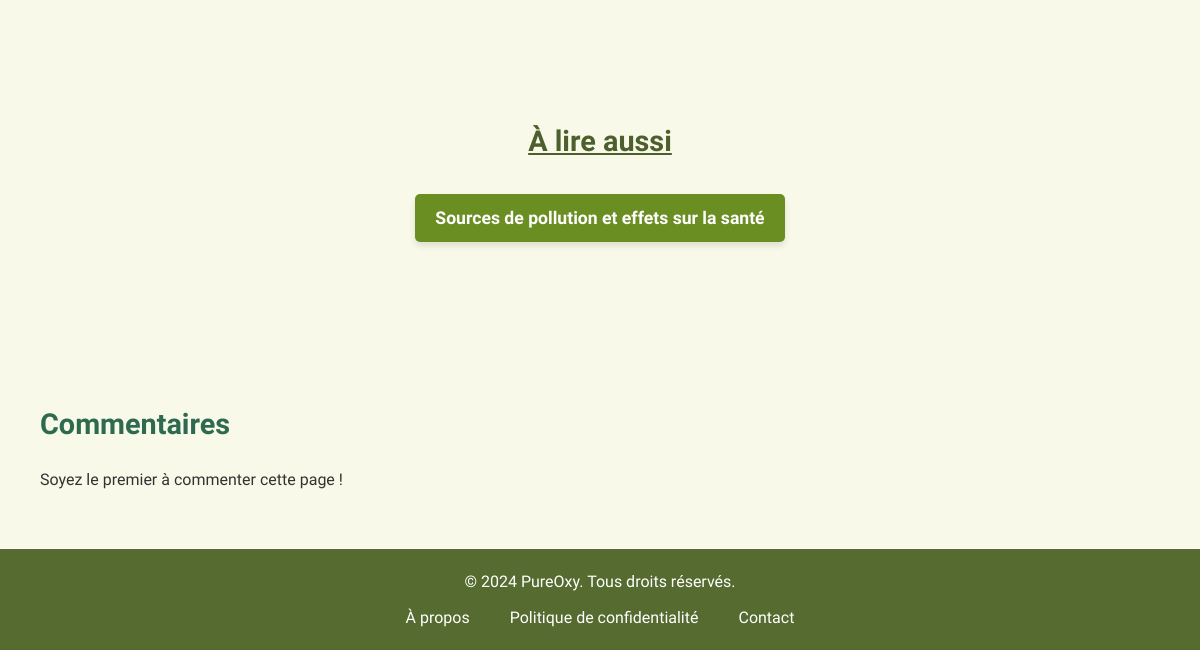
Page /fonctionnalites/lutte_pollution.php (lower part) on the earlier database version.
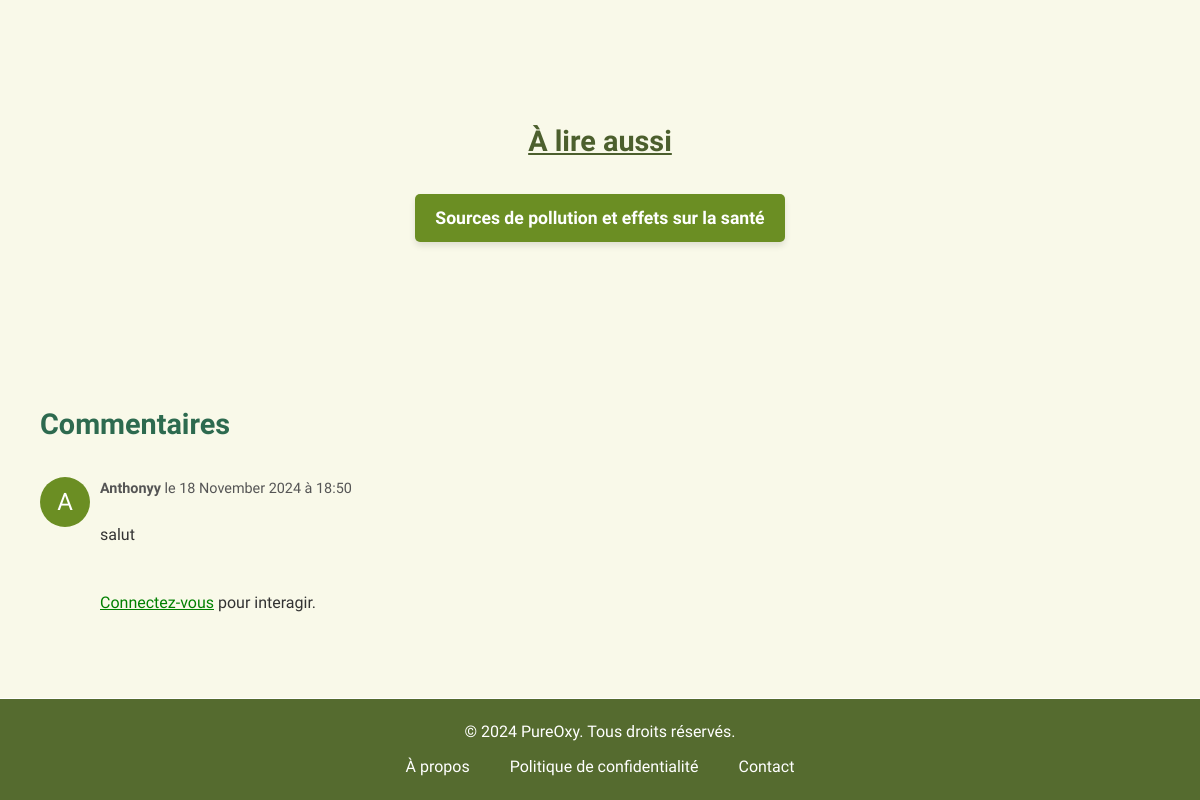
Same page on the later database version.
### tables this page shows
CREATE TABLE IF NOT EXISTS `commentaire` (
  `id` int NOT NULL AUTO_INCREMENT,
  `user_id` int NOT NULL,
  `page` varchar(255) NOT NULL,
  `parent_id` int DEFAULT NULL,
  `content` text NOT NULL,
  `likes` int DEFAULT '0',
  `created_at` datetime DEFAULT CURRENT_TIMESTAMP,
  PRIMARY KEY (`id`),
  KEY `user_id` (`user_id`),
  KEY `parent_id` (`parent_id`)
);

CREATE TABLE IF NOT EXISTS `users` (
  `id` int NOT NULL AUTO_INCREMENT,
  `username` varchar(50) NOT NULL,
  `password` varchar(255) NOT NULL,
  `created_at` timestamp NULL DEFAULT CURRENT_TIMESTAMP,
  `profile_picture` varchar(255) DEFAULT '../images/user.png',
  `email` varchar(255) NOT NULL,
  PRIMARY KEY (`id`),
  UNIQUE KEY `username` (`username`)
);

### fonctionnalites/commentaires.php (the view, shortened to what this page needs)
<?php
require '../bd/bd.php';
$csrf_token = $_SESSION['csrf_token'];
if (isset($_GET['ville'])) {
    $ville = $_GET['ville'];
    $page = 'details.php?ville=' . $ville;
} else {
    $page = basename($_SERVER['PHP_SELF']);
}
class Commentaire {
    public function __construct($data) {
        $this->id = $data['id'];
        $this->username = $data['username'];
        $this->content = $data['content'];
        $this->created_at = $data['created_at'];
    }
}
function getComments($page, $parent_id = null) {
    global $conn;
    $comments = [];
    $sql = "SELECT c.*, u.username
            FROM commentaire c
            INNER JOIN users u ON c.user_id = u.id
            WHERE c.page = ? AND ";
    if (is_null($parent_id)) {
        $sql .= "c.parent_id IS NULL ";
    } else {
        $sql .= "c.parent_id = ? ";
    }
    $sql .= "ORDER BY c.created_at ASC";
    $stmt = $conn->prepare($sql);
    if (is_null($parent_id)) {
        $stmt->bind_param("s", $page);
    } else {
        $stmt->bind_param("si", $page, $parent_id);
    }
    $stmt->execute();
    $result = $stmt->get_result();
    while ($row = $result->fetch_assoc()) {
        $comment = new Commentaire($row);
        $comment->replies = getComments($page, $comment->id);
        $comments[] = $comment;
    }
    return $comments;
}
function displayComments($comments) {
    global $csrf_token, $conn;
    foreach ($comments as $comment) {
        echo '<li id="comment-' . htmlspecialchars($comment->id, ENT_QUOTES, 'UTF-8') . '">';
        echo '<div class="comment-avatar">' . htmlspecialchars(substr($comment->username, 0, 1), ENT_QUOTES, 'UTF-8') . '</div>';
        echo '<div class="comment-content">';
        echo '<div class="comment-details">';
        $formatted_date = date('d F Y à H:i', strtotime($comment->created_at));
        echo '<strong>' . htmlspecialchars($comment->username, ENT_QUOTES, 'UTF-8') . '</strong> le ' . htmlspecialchars($formatted_date, ENT_QUOTES, 'UTF-8');
        echo '</div>';
        echo '<p>' . nl2br(htmlspecialchars($comment->content, ENT_QUOTES, 'UTF-8')) . '</p>';
        echo '<div class="comment-actions">';
        if (isset($_SESSION['user_id'])) {
            $stmt_like = $conn->prepare("SELECT * FROM likes WHERE user_id = ? AND comment_id = ?");
            $stmt_like->bind_param("ii", $_SESSION['user_id'], $comment->id);
            $stmt_like->execute();
            $result_like = $stmt_like->get_result();
            if ($result_like->num_rows == 0) {
                echo '<form method="post" class="like-form" data-comment-id="' . htmlspecialchars($comment->id, ENT_QUOTES, 'UTF-8') . '">';
                echo '<input type="hidden" name="csrf_token" value="' . htmlspecialchars($csrf_token, ENT_QUOTES, 'UTF-8') . '">';
                echo '<button type="submit"><i class="fas fa-thumbs-up"></i> J\'aime (<span class="like-count">' . htmlspecialchars($comment->likes, ENT_QUOTES, 'UTF-8') . '</span>)</button>';
                echo '</form>';
            } else {
                echo '<form method="post" class="unlike-form" data-comment-id="' . htmlspecialchars($comment->id, ENT_QUOTES, 'UTF-8') . '">';
                echo '<input type="hidden" name="csrf_token" value="' . htmlspecialchars($csrf_token, ENT_QUOTES, 'UTF-8') . '">';
                echo '<button type="submit"><i class="fas fa-thumbs-down"></i> Je n\'aime plus (<span class="like-count">' . htmlspecialchars($comment->likes, ENT_QUOTES, 'UTF-8') . '</span>)</button>';
                echo '</form>';
            }
            echo '<button class="reply-button" data-comment-id="' . htmlspecialchars($comment->id, ENT_QUOTES, 'UTF-8') . '"><i class="fas fa-reply"></i> Répondre</button>';
            if ($comment->user_id == $_SESSION['user_id']) {
                echo '<button class="delete-comment-button" data-comment-id="' . htmlspecialchars($comment->id, ENT_QUOTES, 'UTF-8') . '"><i class="fas fa-trash-alt"></i> Supprimer</button>';
            }
        } else {
            echo '<p><a href="../pages/compte.php">Connectez-vous</a> pour interagir.</p>';
        }
        echo '</div>';
        echo '</div>';
        echo '</li>';
    }
}
?>
<div class="comment-section">
    <h3>Commentaires</h3>
    <?php
    $comments = getComments($page);
    if (!empty($comments)) {
        echo '<ul class="comments">';
        displayComments($comments);
        echo '</ul>';
    } else {
        echo '<p>Soyez le premier à commenter cette page !</p>';
    }
    ?>
</div>

### fonctionnalites/lutte_pollution.php (shortened to what this page needs)
<?php
require '../bd/bd.php';
?>
<!DOCTYPE html>
<html lang="fr">
<head>
    <link rel="stylesheet" href="https://cdnjs.cloudflare.com/ajax/libs/font-awesome/6.4.0/css/all.min.css"/>
    <link rel="stylesheet" href="../styles/base.css">
    <link rel="stylesheet" href="../styles/includes.css">
    <link rel="stylesheet" href="../styles/articles.css">
    <link rel="stylesheet" href="../styles/commentaire.css">
    <link rel="stylesheet" href="../styles/boutons.css">
</head>
<body>
<main>
<div class="content-wrapper">
        <div id="main-content" class="container">
        </div>
        <section id="cta" class="mt-5">
            <h2>À lire aussi</h2>
            <a href="qualite_air.php" class="button">Sources de pollution et effets sur la santé</a>
        </section>
    <?php
    include '../fonctionnalites/commentaires.php';
    ?>
</main>
</body>
<?php
include '../includes/footer.php';
?>
</html>

### includes/footer.php
<?php
$baseUrl = $_SERVER['REQUEST_SCHEME'] . '://' . $_SERVER['HTTP_HOST'] . '/PUREOXY/';
?>
<footer>
    <div id="footer" class="container">
        <p>© 2024 PureOxy. Tous droits réservés.</p>
        <nav>
            <ul>
                <li><a href="<?php echo $baseUrl; ?>pages/a-propos.php">À propos</a></li>
                <li><a href="<?php echo $baseUrl; ?>pages/politique-confidentialite.php">Politique de confidentialité</a></li>
                <li><a href="<?php echo $baseUrl; ?>pages/contact.php">Contact</a></li>
            </ul>
        </nav>
    </div>
</footer>

### styles/base.css (style rules this page uses)
body { font-family: 'League Spartan', sans-serif; background-color: #f9f9e9; color: #7A8B6B; margin: 0; padding: 0; line-height: 1.6; font-size: 16px; }
html, body { height: 100%; margin: 0; }
.content-wrapper { display: flex; flex-direction: column; min-height: 100vh; }
main { flex: 1; }
.container { max-width: 1200px; margin: 0 auto; padding: 0 20px; }
h2 { text-align: center; font-weight: bold; text-decoration: underline; color: darkolivegreen; font-size: 2em; }
ul, li { list-style: none; }
a { color: green; }

### styles/includes.css (style rules this page uses)
footer { background-color: #556b2f; color: white; text-align: center; padding: 20px 0; position: relative; bottom: 0; width: 100%; left: 0; border-top: white 1px solid; }
footer p { margin: 0; }
footer nav ul { list-style: none; padding: 0; margin: 10px 0 0 0; display: flex; justify-content: center; gap: 20px; }
footer nav ul li { display: inline; }
footer nav ul li a { color: white; text-decoration: none; padding: 5px 10px; transition: color 0.3s ease, background-color 0.3s ease; border-radius: 5px; }
body, html { min-height: 100%; display: flex; flex-direction: column; }

### styles/articles.css (style rules this page uses)
.content-wrapper { max-width: 1200px; margin: 0 auto; padding: 20px; color: #333; border-radius: 8px; }
#cta { text-align: center; margin: 40px 0; padding: 20px; border-radius: 8px; }
#cta h2 { font-size: 1.8em; color: #4c5f2d; margin-bottom: 20px; }

### styles/commentaire.css (style rules this page uses)
.comment-section { font-family: "League Spartan", sans-serif; margin-top: 40px; padding: 20px; border-radius: 8px; }
.comment-section h3 { font-family: "League Spartan", sans-serif; font-size: 1.8em; margin-bottom: 20px; color: #2d6a4f; }
.comments, .replies { list-style: none; padding: 0; }
.comments li, .replies li { border-bottom: 1px solid #ccc; padding: 10px 0; position: relative; }
.comments li:last-child, .replies li:last-child { border-bottom: none; }
.comment-content { margin-left: 60px; border-radius: 2px; }
.comment-avatar { position: absolute; left: 0; top: 10px; width: 50px; height: 50px; border-radius: 25px; background-color: #6b8e23; text-align: center; line-height: 50px; color: #fff; font-size: 1.5em; }
.comment-details { margin-bottom: 5px; font-size: 0.9em; color: #555; }
.comment-content { display: flex; flex-direction: column; gap: 1px; }

### styles/boutons.css (style rules this page uses)
#cta .button { background-color: #f9f9e9; color: #6b8e23; padding: 15px 30px; text-decoration: none; font-size: 1.2em; border-radius: 30px; box-shadow: 0 4px 6px rgba(0, 0, 0, 0.1); transition: background-color 0.3s ease, transform 0.2s ease; }
.comment-actions { margin-top: 10px; display: flex; align-items: center; gap: 10px; }
#cta .button { display: inline-block; background-color: #6b8e23; color: #ffffff; text-decoration: none; font-size: 1.1em; font-weight: bold; padding: 10px 20px; border-radius: 5px; margin: 10px; transition: background-color 0.3s ease, transform 0.2s ease; }

Differences in the rows shown:
added commentaire: user.username "A", user.username "Anthonyy", created_at "18 November 2024 à 18:50", content "salut"
Other differences:
text no longer shown: "Soyez le premier à commenter cette page !"
